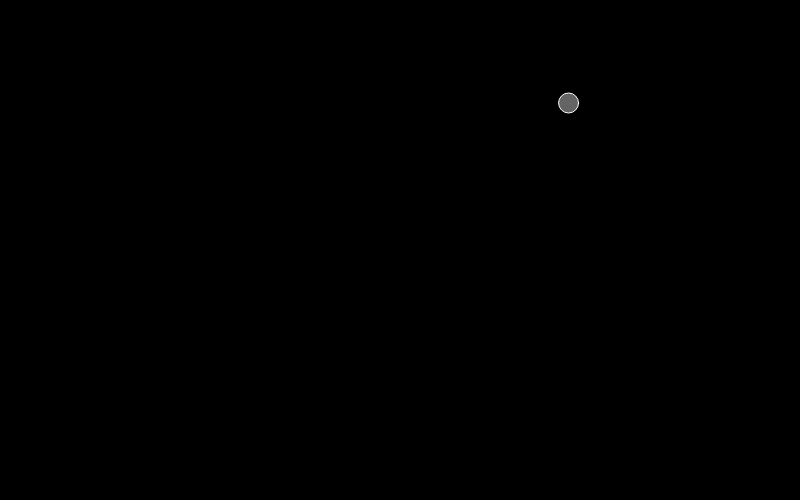
Frame 1 (no input)
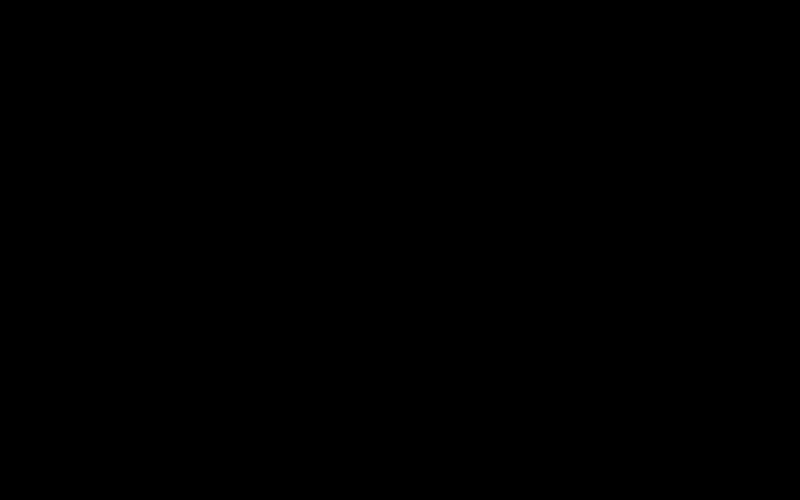
Frame 60 (no input)
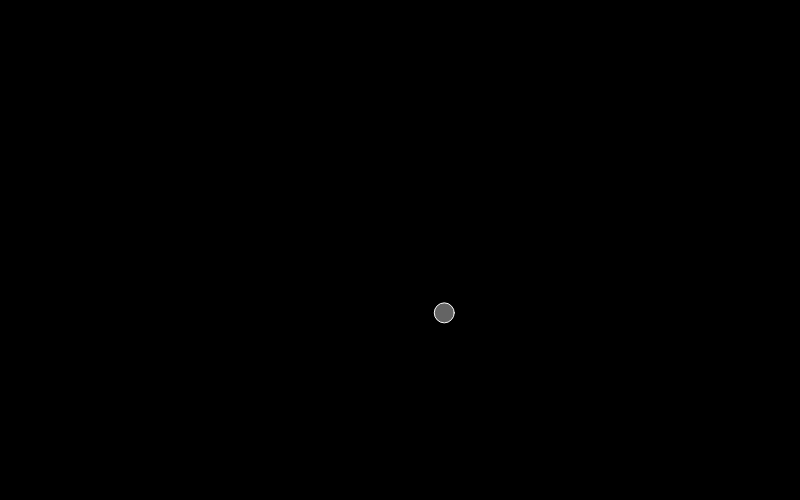
Frame 120 (the mouse pressed at the canvas centre since frame 60)

The p5.js sketch that drew these frames (run headless with seeded random() and noise() and a simulated clock; from frame 60 on, the mouse is pressed at the canvas centre):

// p5.js sketch
// ── sketch.js
var particles = [];

function setup() {
  createCanvas(800, 500);
  background(0);

  particles.push(new Particle(random(width), random(height)));
}


function draw() {
  background(0);

  var mouseVector = createVector(mouseX, mouseY);
  for (var i = 0; i < particles.length; i++) {
    particles[i].applyAttraction(mouseVector);
    particles[i].update();
    particles[i].vel.mult(0.98);
    particles[i].display();
    //particles[i].displayTriangle();
  }
}
// ── Particle.js
"use strict";

class Particle {
  constructor(x, y, m) {
    this.pos = createVector(x, y);
    this.vel = createVector(0, 0);
    this.acc = createVector(0, 0);
    this.mass = 1;
    this.rad = 10 * this.mass;
  }
  applyForce(f) {
    f.div(this.mass);
    this.acc.add(f);
  }
  applyAttraction(otherPos) {
    var force = p5.Vector.sub(otherPos, this.pos);
    force.mult(0.005);
    this.acc.add(force);
  }
  update() {
    this.vel.add(this.acc);
    this.pos.add(this.vel);
    this.acc.mult(0);
  }
  display() {
    push();
    translate(this.pos.x, this.pos.y);
    stroke(255);
    fill(255, 100);
    ellipse(0, 0, this.rad * 2 * this.mass, this.rad * 2 * this.mass);
    pop();
  }
  displayTriangle() {
    //var angle = atan2(mouseY - this.pos.y, mouseX - this.pos.x);
    
    push();
    translate(this.pos.x, this.pos.y);
    //rotate(angle);
    stroke(255);
    fill(255, 100);
    triangle(0, 0, -30, -10, -30, 10);
    pop();
  }
}
